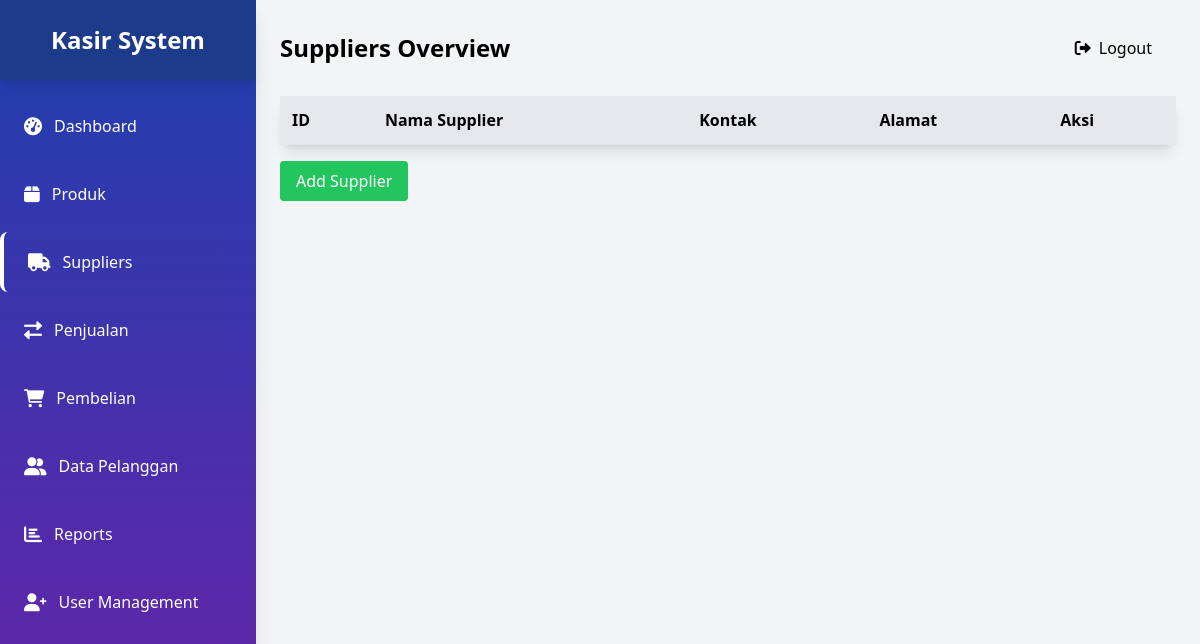
The page /public/suppliers.php (signed in) on the database as committed earlier.
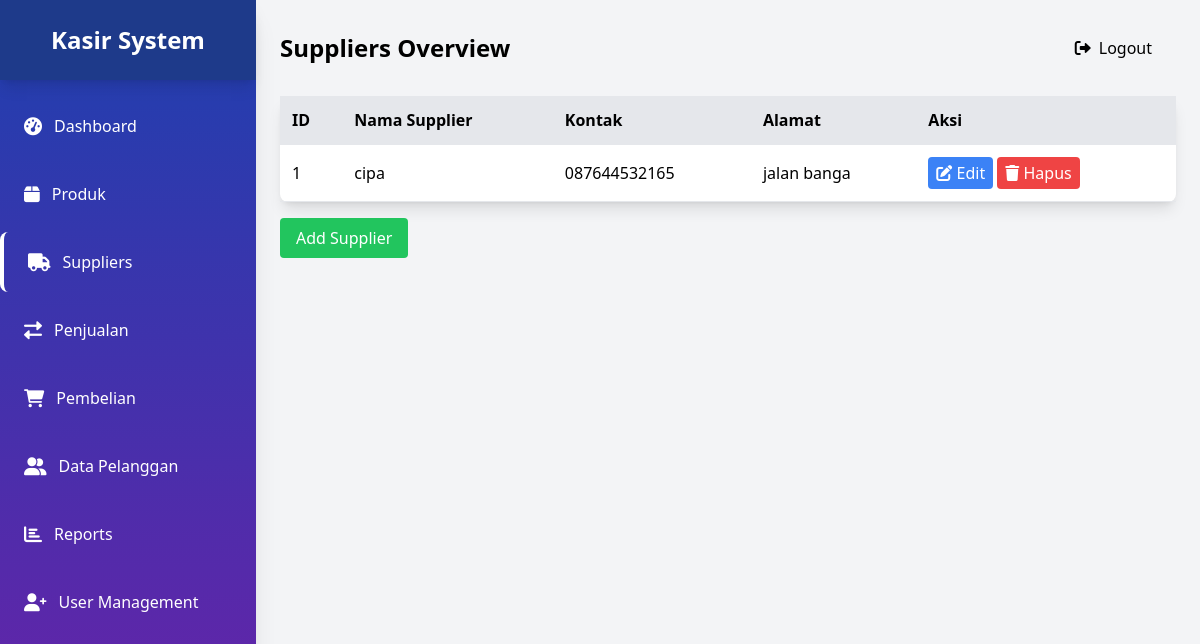
The same page on the database as committed later.
### tables this page shows
CREATE TABLE `supplier` (
  `id_supplier` int(11) NOT NULL,
  `nama_supplier` varchar(255) NOT NULL,
  `kontak` varchar(50) NOT NULL,
  `alamat` text NOT NULL
);

### public/suppliers.php (the view, shortened to what this page needs)
<?php
$current_page = basename($_SERVER['PHP_SELF']);
$db = require_once __DIR__ . '/../app/koneksi.php';
$user_role = $_SESSION['role'] ?? '';
$stmt = $db->query("SELECT * FROM supplier");
$suppliers = $stmt->fetchAll(PDO::FETCH_ASSOC);
?>
<!DOCTYPE html>
<html lang="id">
<head>
    <script src="https://cdn.tailwindcss.com"></script>
    <link href="https://cdnjs.cloudflare.com/ajax/libs/font-awesome/6.0.0/css/all.min.css" rel="stylesheet">
</head>
<body class="bg-gray-100 flex">
    <div class="w-64 h-screen bg-gradient-to-b from-blue-800 to-purple-800 shadow-xl fixed">
        <div class="flex items-center justify-center h-20 bg-blue-900 shadow-lg">
            <h1 class="text-white text-2xl font-bold">Kasir System</h1>
        </div>
        <nav class="mt-4 space-y-2">
            <a href="dashboard.php" class="flex items-center text-white py-4 px-6 hover:bg-white hover:bg-opacity-20 transition rounded-lg ">
                <i class="fas fa-tachometer-alt text-lg mr-3"></i> Dashboard
            </a>
            <a href="products.php" class="flex items-center text-white py-4 px-6 hover:bg-white hover:bg-opacity-20 transition rounded-lg ">
                <i class="fas fa-box text-lg mr-3"></i> Produk
            </a>
            <a href="suppliers.php" class="flex items-center text-white py-4 px-6 hover:bg-white hover:bg-opacity-20 transition rounded-lg <?php echo ($current_page == 'suppliers.php') ? 'border-l-4 border-white' : ''; ?>">
                <i class="fas fa-truck text-lg mr-3"></i> Suppliers
            </a>
            <a href="transaksi.php" class="flex items-center text-white py-4 px-6 hover:bg-white hover:bg-opacity-20 transition rounded-lg">
                <i class="fas fa-exchange-alt text-lg mr-3"></i> Penjualan
            </a>
            <a href="pembelian.php" class="flex items-center text-white py-4 px-6 hover:bg-white hover:bg-opacity-20 transition rounded-lg ">
                <i class="fas fa-shopping-cart text-lg mr-3"></i> Pembelian
            </a>
            <a href="pelanggan.php" class="flex items-center text-white py-4 px-6 hover:bg-white hover:bg-opacity-20 transition rounded-lg ">
                <i class="fas fa-user-friends text-lg mr-3"></i> Data Pelanggan
            </a>
            <a href="reports.php" class="flex items-center text-white py-4 px-6 hover:bg-white hover:bg-opacity-20 transition rounded-lg">
                <i class="fas fa-chart-bar text-lg mr-3"></i> Reports
            </a>
            <?php if ($user_role === 'admin') : ?>
                <a href="register2.php" class="flex items-center text-white py-4 px-6 hover:bg-white hover:bg-opacity-20 transition rounded-lg">
                    <i class="fas fa-user-plus text-lg mr-3"></i> User Management
                </a>
            <?php endif; ?>
        </nav>
    </div>
    <div class="ml-64 flex-1 p-6">
        <div class="flex justify-between items-center mb-6">
            <h1 class="text-2xl font-bold">Suppliers Overview</h1>
            <a href="login.php" class="block text-black-700 py-3 px-6 hover:bg-gray-500 mt-auto rounded-md" onclick="return confirmLogout();">
    <i class="fas fa-sign-out-alt mr-2"></i>Logout
</a>
        </div>
         <table class="min-w-full bg-white rounded-lg shadow-lg mb-4">
                <thead>
                    <tr class="bg-gray-200">
                        <th class="p-3 border-b text-left">ID</th>
                        <th class="p-3 border-b text-left">Nama Supplier</th>
                        <th class="p-3 border-b text-left">Kontak</th>
                        <th class="p-3 border-b text-left">Alamat</th>
                        <th class="p-3 border-b text-left">Aksi</th>
                    </tr>
                </thead>
                <tbody>
                    <?php foreach ($suppliers as $supplier): ?>
                        <tr class="hover:bg-gray-50 transition duration-200">
                            <td class="p-3 border-b"><?php echo $supplier['id_supplier']; ?></td>
                            <td class="p-3 border-b"><?php echo $supplier['nama_supplier']; ?></td>
                            <td class="p-3 border-b"><?php echo $supplier['kontak']; ?></td>
                            <td class="p-3 border-b"><?php echo $supplier['alamat']; ?></td>
                            <td class="p-3 border-b">
    <button class="bg-blue-500 text-white rounded py-1 px-2">
        <i class="fas fa-edit"></i> Edit
    </button>
    <button class="bg-red-500 text-white rounded py-1 px-2">
        <i class="fas fa-trash"></i> Hapus
    </button>
</td>
                        </tr>
                    <?php endforeach; ?>
                </tbody>
            </table>
                <div class="flex justify-between items-center mb-6">
                    <button id="addSupplierBtn" class="bg-green-500 text-white rounded py-2 px-4">Add Supplier</button>
                </div>
        </div>
</body>
</html>

Rows that differ between the two databases and show on the page:
added supplier: id_supplier "1", nama_supplier "cipa", kontak "087644532165", alamat "jalan banga"
